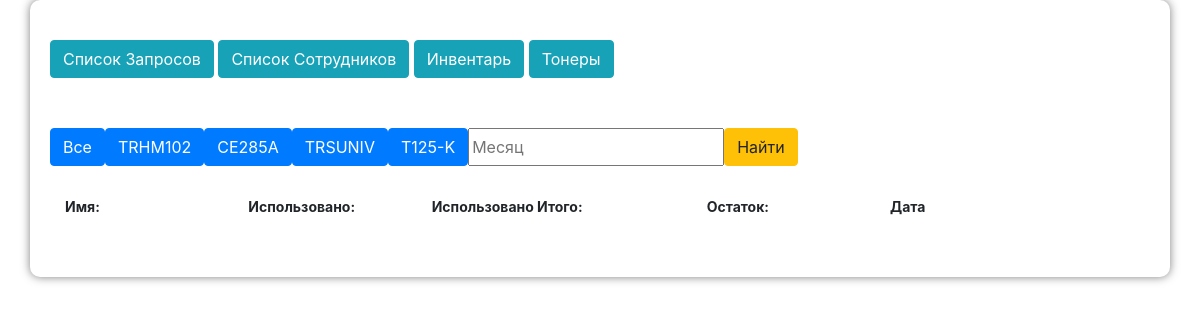
Before: /history_list (signed in) with the older database file.
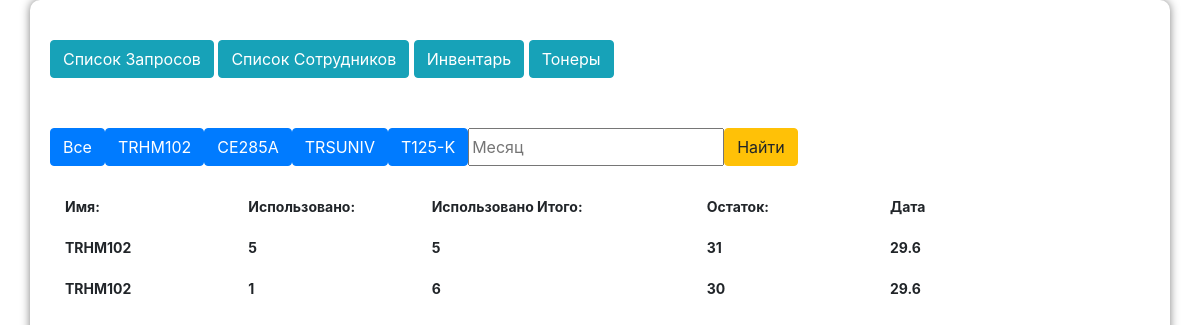
After: the same page with the newer database file.
### blog/models.py (models this page shows, shortened)
class History(models.Model):
    name = models.CharField('History', max_length=100, default='history')
    used = models.IntegerField(default=0)
    old_rem = models.IntegerField(default=0)
    new_rem = models.IntegerField(default=0)
    old_over = models.IntegerField(default=0)
    new_over = models.IntegerField(default=0)
    old_text = models.CharField('History', max_length=100, default='history')
    new_text = models.CharField('History', max_length=100, default='history')
    date = models.DateTimeField(default=datetime.now, blank=True)

### blog/views.py (the view)
# urls.py: path('history_list', views.history_list, name='history_list'),
def history_list(request):
    items = History.objects.all().order_by('date')
    context = {
        'items': items
    }
    return render(request, 'blog/history_list.html', context)

### blog/templates/blog/history_list.html (shortened to what this page needs)
{% extends 'blog/base.html' %}
    {% block content %}
        {% if user.is_superuser %}
            <div class="history_list">
                <div class="row buttons">
                    <button class="btn btn-primary" id='4' onclick="toner_choice(this.id)" >Все</button>
                    <button class="btn btn-primary" id='1' onclick="toner_choice(this.id)" >TRHM102</button>
                    <button class="btn btn-primary" id='2' onclick="toner_choice(this.id)" >CE285A</button>
                    <button class="btn btn-primary" id='3' onclick="toner_choice(this.id)" >TRSUNIV</button>
                    <button class="btn btn-primary" id='5' onclick="toner_choice(this.id)" >T125-K</button>
                    <input type="text" id="month" placeholder="Месяц">
                    <button class="btn btn-warning" onclick="toner_date()">Найти</button>
                </div>
                <div class="row">
                    <div class="col-md-2 title">Имя: </div>
                    <div class="col-md-2 title">Использовано:</div>
                    <div class="col-md-3 title">Использовано Итого:</div>
                    <div class="col-md-2 title">Остаток:</div>
                    <div class="col-md-2 title">Дата</div>
                </div>
                <div class="toner" id="toner1" >
                    {% for item in items %}
                        {% if item.name == 'TRHM102' %}
                            <div class="row item day{{ item.date.day }} month{{ item.date.month }}">
                                <div class="col-md-2 title">{{ item.name }}</div>
                                <div class="col-md-2 title">{{ item.used }}</div>
                                <div class="col-md-3 title">{{ item.new_over }}</div>
                                <div class="col-md-2 title">{{ item.new_rem }}</div>
                                <div class="col-md-3 title">{{ item.date.day }}.{{ item.date.month }}</div>
                            </div>
                        {% endif %}
                    {% endfor %}
                </div>
            </div>
        {% endif %}
    {% endblock %}

Changed rows visible on the page:
added History: name "TRHM102", used "5", new_over "5", new_rem "31", date.day "29", date.month "6"
added History: name "TRHM102", used "1", new_over "6", new_rem "30", date.day "29", date.month "6"
